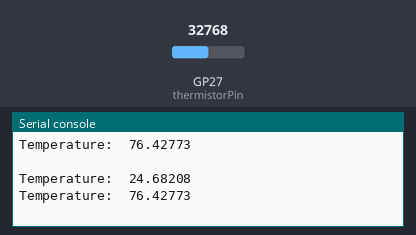
The program below on a simulated Raspberry Pi Pico running MicroPython. Shown: the last lines printed to the serial console. The test bench sets the inputs (shaded band); at power-on: GP27 (thermistorPin) = 32768 (analog values on the 0–65535 scale).

Above: at 1.2 s.
1.3 s: GP27 (thermistorPin) set to 45874
At 1.9 s:
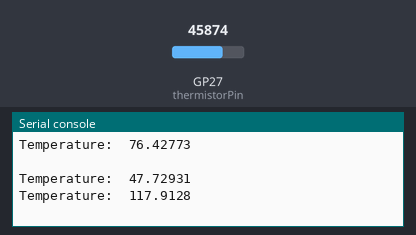
2.8 s: GP27 (thermistorPin) set to 57670
At 3.4 s:
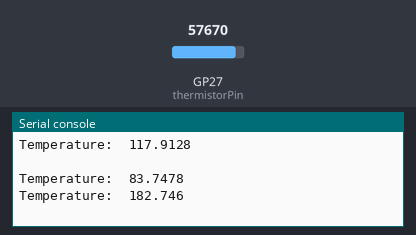
Timing chart, 0 to 5.8 s (numbered marks = the images above; inputs shaded):
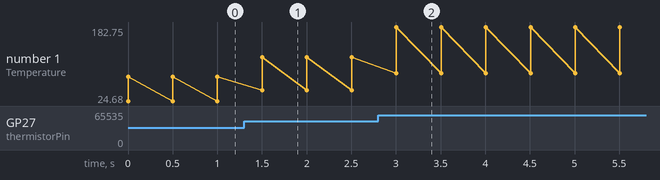

Measured:
- after the input at 1.3 s, the serial console: prints a new line after 0.20 s (image 1)
- after the input at 2.8 s, the serial console: prints a new line after 0.20 s (image 2)
- plotted number 1: 76.43 → 117.91 after the input at 1.3 s, 117.91 → 182.75 after the input at 2.8 s

The program:

pico_thermistor.py
```python
from machine import ADC, Pin
import utime
import math

#Variable declaration
logR2 = None
R2 = None
T = None
Tc = None
Tf = None

R1 = 10000
c1 = 1.009249522e-03
c2 = 2.378405444e-04
c3 = 2.019202697e-07

thermistorPin = machine.ADC(27)

while True:
    reading = thermistorPin.read_u16()

    R2 = R1 * (65535 / reading - 1.0);
    logR2 = math.log(R2);
    T = (1.0 / (c1 + c2*logR2 + c3*logR2*logR2*logR2));
    Tc = T - 273.15;
    Tf = (Tc * 9.0)/ 5.0 + 32.0;

    print("Temperature: ", Tc)
    print("Temperature: ", Tf)
    print(" ")
    utime.sleep(0.5)
```
